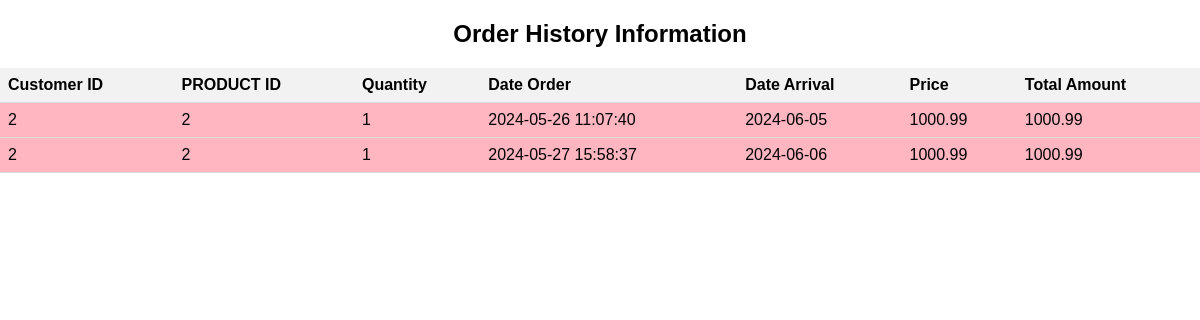
The page /order_info.php on the database its author committed.
### tables this page shows
CREATE TABLE `order_info` (
  `id` int NOT NULL,
  `customer_id` int NOT NULL,
  `orders_id` int NOT NULL,
  `quantity` int NOT NULL,
  `date_ordered` timestamp NULL DEFAULT CURRENT_TIMESTAMP,
  `date_arrival` date DEFAULT NULL,
  `total_payment` decimal(10,2) NOT NULL,
  `price` varchar(100) DEFAULT NULL
);

### order_info.php (the view, shortened to what this page needs)
<!DOCTYPE html>
<html>
<head>
</head>
<body>
<center>
<h2>Order History Information</h2>
</center>
<table>
    <tr>
        <th>Customer ID</th>
        <th>PRODUCT ID</th>
        <th>Quantity</th>
        <th>Date Order</th>
        <th>Date Arrival</th>
        <th>Price</th>
        <th>Total Amount</th>
    </tr>
    <?php
    require 'config.php';
    $sql = "SELECT * FROM order_info";
    $result = mysqli_query($conn, $sql);
    if (mysqli_num_rows($result) > 0) {
        while ($row = mysqli_fetch_assoc($result)) {
            echo "<tr>";
            echo "<td>" . $row["customer_id"] . "</td>";
            echo "<td>" . $row["orders_id"] . "</td>";
            echo "<td>" . $row["quantity"] . "</td>";
            echo "<td>" . $row["date_ordered"] . "</td>";
            echo "<td>" . $row["date_arrival"] . "</td>";
            echo "<td>" . $row["price"] . "</td>";
            echo "<td>" . $row["total_payment"] . "</td>";
            echo "</tr>";
        }
    } else {
        echo "<tr><td colspan='8'>No products found.</td></tr>";
    }
    ?>
</table>
</body>
</html>

### order_info.php (style rules this page uses)
body { font-family: 'Arial', sans-serif; margin: 0; padding: 0; background-image: url(img/22.jpg); background-size: cover; background-repeat: no-repeat; }
table { width: 100%; border-collapse: collapse; }
th, td { padding: 8px; text-align: left; border-bottom: 1px solid #ddd; }
th { background-color: #f2f2f2; }
td { background-color: lightpink; }

### rows shown on the page
order_info: customer "2", orders "2", quantity "1", date_ordered "2024-05-26 11:07:40", date_arrival "2024-06-05", price "1000.99", total_payment "1000.99"
order_info: customer "2", orders "2", quantity "1", date_ordered "2024-05-27 15:58:37", date_arrival "2024-06-06", price "1000.99", total_payment "1000.99"
